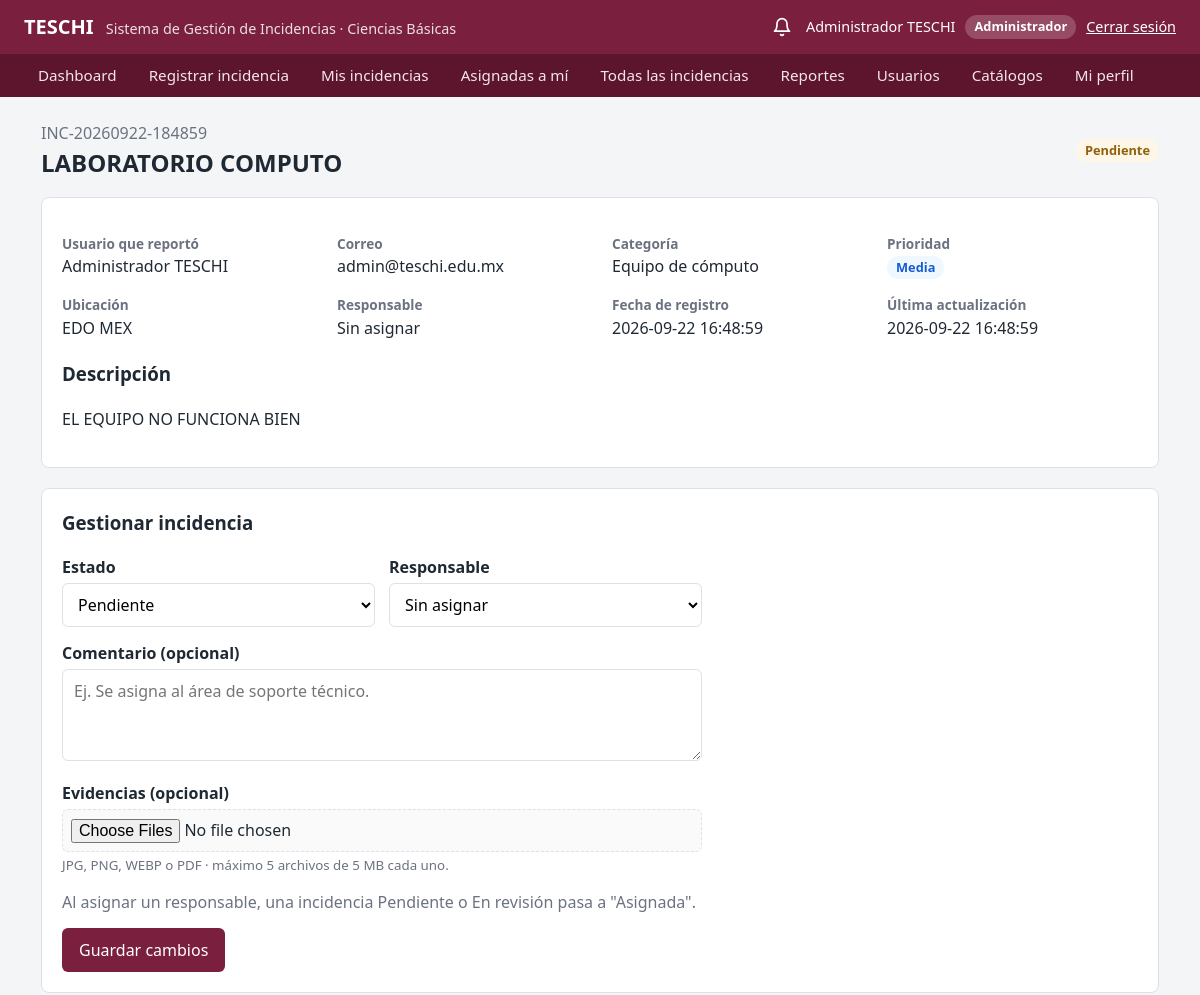
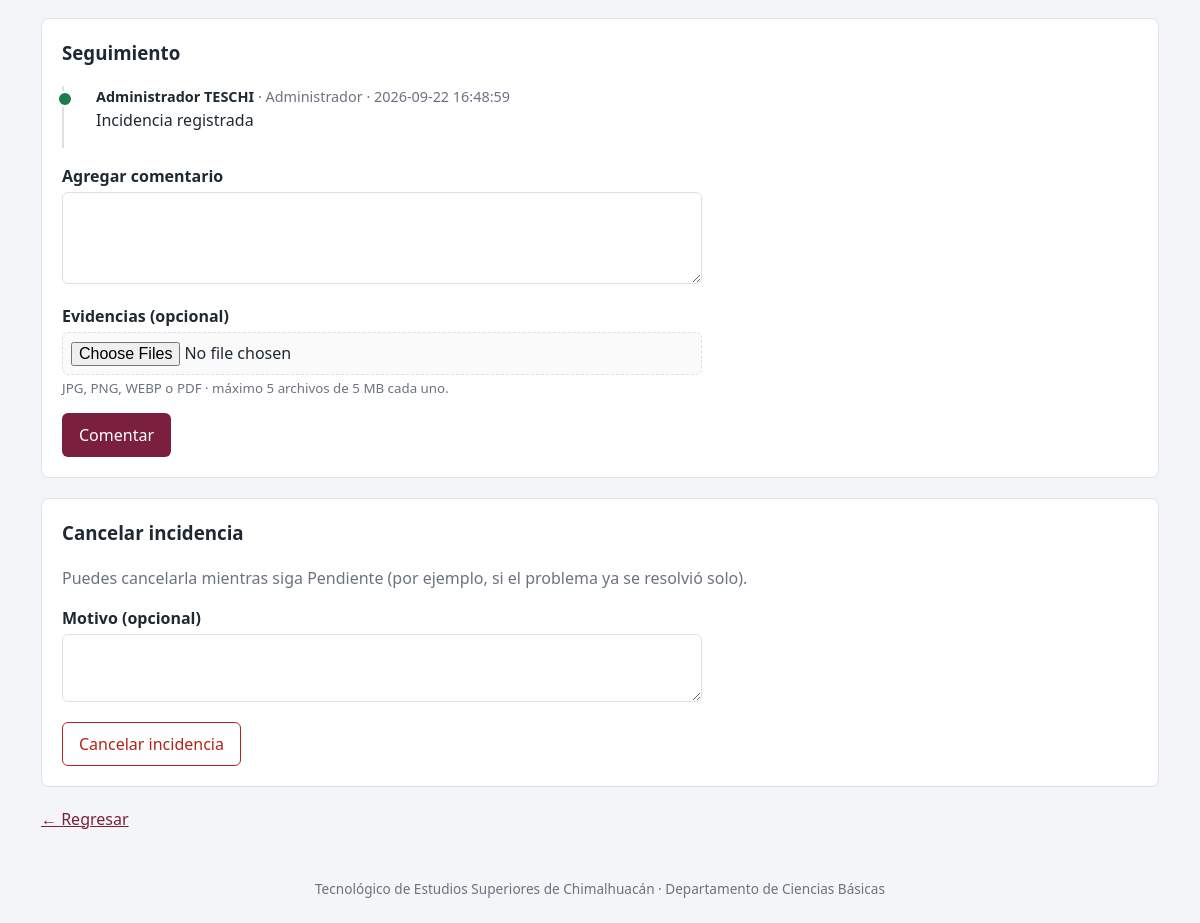
The app's page /detalle_incidencia.php?id=2 (signed in) with its own data (2 pictures, top to bottom).
### tables this page shows
CREATE TABLE `incidencias` (
  `id` int(11) NOT NULL,
  `folio` varchar(30) NOT NULL,
  `usuario_id` int(11) NOT NULL,
  `categoria_id` int(11) NOT NULL,
  `prioridad_id` int(11) NOT NULL,
  `estado_id` int(11) NOT NULL,
  `titulo` varchar(200) NOT NULL,
  `descripcion` text NOT NULL,
  `ubicacion` varchar(200) DEFAULT NULL,
  `responsable_id` int(11) DEFAULT NULL,
  `fecha_registro` timestamp NOT NULL DEFAULT current_timestamp(),
  `fecha_actualizacion` timestamp NOT NULL DEFAULT current_timestamp() ON UPDATE current_timestamp(),
  `fecha_cierre` datetime DEFAULT NULL
);

CREATE TABLE `estados_incidencia` (
  `id` int(11) NOT NULL,
  `nombre` varchar(50) NOT NULL,
  `descripcion` varchar(255) DEFAULT NULL
);

CREATE TABLE `usuarios` (
  `id` int(11) NOT NULL,
  `matricula` varchar(30) DEFAULT NULL,
  `nombre` varchar(100) NOT NULL,
  `apellido_paterno` varchar(100) DEFAULT NULL,
  `apellido_materno` varchar(100) DEFAULT NULL,
  `correo` varchar(150) NOT NULL,
  `password` varchar(255) NOT NULL,
  `rol_id` int(11) NOT NULL,
  `departamento` varchar(150) DEFAULT NULL,
  `telefono` varchar(20) DEFAULT NULL,
  `activo` tinyint(1) DEFAULT 1,
  `fecha_registro` timestamp NOT NULL DEFAULT current_timestamp()
);

CREATE TABLE `categorias` (
  `id` int(11) NOT NULL,
  `nombre` varchar(100) NOT NULL,
  `descripcion` varchar(255) DEFAULT NULL,
  `activo` tinyint(1) DEFAULT 1
);

CREATE TABLE `prioridades` (
  `id` int(11) NOT NULL,
  `nombre` varchar(50) NOT NULL,
  `nivel` int(11) NOT NULL,
  `activo` tinyint(1) NOT NULL DEFAULT 1
);

### app/models/Incidencia.php (called while the page is built, shortened)
<?php
class Incidencia
{
    private $conn;
    public function __construct($db)
    {
        $this->conn = $db;
    }
    public function buscarPorId($id)
    {
        $sql = "
            SELECT
                i.*,
                u.nombre,
                u.apellido_paterno,
                u.apellido_materno,
                u.correo,
                CONCAT(r.nombre, ' ', COALESCE(r.apellido_paterno, '')) AS responsable,
                c.nombre AS categoria,
                p.nombre AS prioridad,
                e.nombre AS estado
            FROM incidencias i
            INNER JOIN usuarios u
                ON i.usuario_id = u.id
            LEFT JOIN usuarios r
                ON i.responsable_id = r.id
            INNER JOIN categorias c
                ON i.categoria_id = c.id
            INNER JOIN prioridades p
                ON i.prioridad_id = p.id
            INNER JOIN estados_incidencia e
                ON i.estado_id = e.id
            WHERE i.id = ?
            LIMIT 1
        ";
        $stmt = $this->conn->prepare($sql);
        $stmt->execute([$id]);
        return $stmt->fetch(PDO::FETCH_ASSOC);
    }
    public function obtenerEstados()
    {
        return $this->conn->query("
            SELECT id, nombre
            FROM estados_incidencia
            ORDER BY id
        ")->fetchAll(PDO::FETCH_KEY_PAIR);
    }
    public function obtenerSeguimiento($incidencia_id)
    {
        $sql = "
            SELECT
                'historial' AS tipo,
                h.accion,
                h.descripcion AS texto,
                h.fecha,
                h.id,
                CONCAT(u.nombre, ' ', COALESCE(u.apellido_paterno, '')) AS usuario,
                r.nombre AS rol
            FROM historial_incidencias h
            INNER JOIN usuarios u ON h.usuario_id = u.id
            INNER JOIN roles r ON u.rol_id = r.id
            WHERE h.incidencia_id = ?
            UNION ALL
            SELECT
                'comentario' AS tipo,
                NULL AS accion,
                c.comentario AS texto,
                c.fecha,
                c.id,
                CONCAT(u.nombre, ' ', COALESCE(u.apellido_paterno, '')) AS usuario,
                r.nombre AS rol
            FROM comentarios_incidencia c
            INNER JOIN usuarios u ON c.usuario_id = u.id
            INNER JOIN roles r ON u.rol_id = r.id
            WHERE c.incidencia_id = ?
            ORDER BY fecha, tipo DESC, id
        ";
        $stmt = $this->conn->prepare($sql);
        $stmt->execute([$incidencia_id, $incidencia_id]);
        return $stmt->fetchAll(PDO::FETCH_ASSOC);
    }
}

### app/helpers/auth.php (called while the page is built, shortened)
<?php
function tieneRol(...$roles)
{
    return isset($_SESSION["rol"]) && in_array($_SESSION["rol"], $roles, true);
}
function esGestor()
{
    return tieneRol("Administrador", "Coordinador");
}
function e($valor)
{
    return htmlspecialchars((string) ($valor ?? ""), ENT_QUOTES, "UTF-8");
}
function claseEstado($estado)
{
    $clases = [
        "Pendiente" => "badge-pendiente",
        "En revisión" => "badge-revision",
        "Asignada" => "badge-asignada",
        "En proceso" => "badge-proceso",
        "Resuelta" => "badge-resuelta",
        "Cerrada" => "badge-cerrada",
        "Cancelada" => "badge-cancelada"
    ];
    return $clases[$estado] ?? "";
}
function clasePrioridad($prioridad)
{
    $clases = [
        "Baja" => "badge-baja",
        "Media" => "badge-media",
        "Alta" => "badge-alta",
        "Crítica" => "badge-critica"
    ];
    return $clases[$prioridad] ?? "";
}

### public/detalle_incidencia.php (the view, shortened to what this page needs)
<?php
require_once "../app/helpers/auth.php";
require_once "../app/models/Incidencia.php";
require_once "../app/helpers/evidencias.php";
$id = $_GET["id"] ?? "";
try {
    $database = new Database();
    $conn = $database->conectar();
    $incidenciaModel = new Incidencia($conn);
    $evidenciaModel = new Evidencia($conn);
    $incidencia = $incidenciaModel->buscarPorId($id);
} catch (PDOException $e) {
    die("Error en la base de datos: " . $e->getMessage());
}
$usuario_id = (int) $_SESSION["usuario_id"];
$esDueno = $incidencia && (int) $incidencia["usuario_id"] === $usuario_id;
$estados = $incidenciaModel->obtenerEstados();
$bloqueada = in_array($incidencia["estado"], Incidencia::ESTADOS_BLOQUEADOS, true);
$puedeComentar = !$bloqueada;
$puedeCancelar = $esDueno && $incidencia["estado"] === "Pendiente";
$puedeEliminarEvidencia = function ($evidencia) use ($usuario_id, $bloqueada) {
    return esGestor() || (!$bloqueada && (int) $evidencia["usuario_id"] === $usuario_id);
};
$seguimiento = $incidenciaModel->obtenerSeguimiento($incidencia["id"]);
$evidencias = $evidenciaModel->listarPorIncidencia($incidencia["id"]);
require_once "../app/views/layouts/header.php";
?>
<div class="encabezado-pagina">
    <div>
        <span class="texto-suave"><?= e($incidencia["folio"]) ?></span>
        <h1><?= e($incidencia["titulo"]) ?></h1>
    </div>
    <span class="badge <?= claseEstado($incidencia["estado"]) ?>">
        <?= e($incidencia["estado"]) ?>
    </span>
</div>
<section class="tarjeta">
    <dl class="detalle-grid">
        <div>
            <dt>Usuario que reportó</dt>
            <dd>
                <?= e(trim(
                    $incidencia["nombre"] . " " .
                    $incidencia["apellido_paterno"] . " " .
                    $incidencia["apellido_materno"]
                )) ?>
            </dd>
        </div>
        <div>
            <dt>Correo</dt>
            <dd><?= e($incidencia["correo"]) ?></dd>
        </div>
        <div>
            <dt>Categoría</dt>
            <dd><?= e($incidencia["categoria"]) ?></dd>
        </div>
        <div>
            <dt>Prioridad</dt>
            <dd>
                <span class="badge <?= clasePrioridad($incidencia["prioridad"]) ?>">
                    <?= e($incidencia["prioridad"]) ?>
                </span>
            </dd>
        </div>
        <div>
            <dt>Ubicación</dt>
            <dd><?= e($incidencia["ubicacion"] ?: "No especificada") ?></dd>
        </div>
        <div>
            <dt>Responsable</dt>
            <dd><?= e($incidencia["responsable"] ?: "Sin asignar") ?></dd>
        </div>
        <div>
            <dt>Fecha de registro</dt>
            <dd><?= e($incidencia["fecha_registro"]) ?></dd>
        </div>
        <div>
            <dt>Última actualización</dt>
            <dd><?= e($incidencia["fecha_actualizacion"]) ?></dd>
        </div>
    </dl>
    <h3>Descripción</h3>
    <p><?= nl2br(e($incidencia["descripcion"])) ?></p>
</section>
<?php if (esGestor()): ?>
    <section class="tarjeta">
        <h3>Gestionar incidencia</h3>
        <form method="POST" class="formulario" enctype="multipart/form-data">
            <div class="formulario-2col">
                <div>
                    <label for="estado_id">Estado</label>
                    <select name="estado_id" id="estado_id" required>
                        <?php foreach ($estados as $estadoId => $nombre): ?>
                            <option
                                value="<?= $estadoId ?>"
                                <?= (int) $estadoId === (int) $incidencia["estado_id"] ? "selected" : "" ?>
                            >
                                <?= e($nombre) ?>
                            </option>
                        <?php endforeach; ?>
                    </select>
                </div>
                <div>
                    <label for="responsable_id">Responsable</label>
                    <select name="responsable_id" id="responsable_id">
                        <option value="">Sin asignar</option>
                    </select>
                </div>
            </div>
            <div>
                <label for="comentario_gestion">Comentario (opcional)</label>
                <textarea
                    id="comentario_gestion"
                    name="comentario"
                    rows="3"
                    maxlength="2000"
                    placeholder="Ej. Se asigna al área de soporte técnico."
                ></textarea>
            </div>
            <?= campoEvidencias("evidencias_gestion") ?>
            <p class="texto-suave" style="margin: 0">
                Al asignar un responsable, una incidencia Pendiente o En revisión pasa a "Asignada".
            </p>
            <div class="acciones">
                <button type="submit" class="btn btn-primary">Guardar cambios</button>
            </div>
        </form>
    </section>
<?php endif; ?>
<section class="tarjeta">
    <h3>Seguimiento</h3>
    <?php if (empty($seguimiento)): ?>
        <p class="texto-suave">Aún no hay movimientos.</p>
    <?php else: ?>
        <ol class="timeline">
            <?php foreach ($seguimiento as $evento): ?>
                <li class="evento evento-<?= e($evento["tipo"] === "comentario" ? "comentario" : $evento["accion"]) ?>">
                    <div class="evento-cabecera">
                        <strong><?= e($evento["usuario"]) ?></strong>
                        <span class="texto-suave">· <?= e($evento["rol"]) ?> · <?= e($evento["fecha"]) ?></span>
                    </div>
                    <?php if ($evento["tipo"] === "comentario"): ?>
                        <?php if ($evento["texto"] !== ""): ?>
                            <div class="evento-comentario-texto"><?= nl2br(e($evento["texto"])) ?></div>
                        <?php endif; ?>
                        <?= listaEvidencias($evidencias["comentarios"][$evento["id"]] ?? [], $puedeEliminarEvidencia) ?>
                    <?php else: ?>
                        <div><?= e($evento["texto"]) ?></div>
                    <?php endif; ?>
                </li>
            <?php endforeach; ?>
        </ol>
    <?php endif; ?>
    <?php if ($puedeComentar): ?>
        <form method="POST" class="formulario" style="margin-top: 16px" enctype="multipart/form-data">
            <div>
                <label for="comentario">Agregar comentario</label>
                <textarea id="comentario" name="comentario" rows="3" maxlength="2000"></textarea>
            </div>
            <?= campoEvidencias("evidencias_comentario") ?>
            <div class="acciones">
                <button type="submit" class="btn btn-primary">Comentar</button>
            </div>
        </form>
    <?php else: ?>
        <p class="texto-suave">La incidencia está <?= e(mb_strtolower($incidencia["estado"])) ?> y ya no admite comentarios.</p>
    <?php endif; ?>
</section>
<?php if ($puedeCancelar): ?>
    <section class="tarjeta">
        <h3>Cancelar incidencia</h3>
        <p class="texto-suave">Puedes cancelarla mientras siga Pendiente (por ejemplo, si el problema ya se resolvió solo).</p>
        <form
            method="POST"
            class="formulario"
            data-confirmar="¿Seguro que deseas cancelar esta incidencia?"
        >
            <div>
                <label for="motivo">Motivo (opcional)</label>
                <textarea id="motivo" name="comentario" rows="2" maxlength="2000"></textarea>
            </div>
            <div class="acciones">
                <button type="submit" class="btn btn-peligro">Cancelar incidencia</button>
            </div>
        </form>
    </section>
<?php endif; ?>
<a href="<?= esGestor() ? "todas_incidencias.php" : ($esDueno ? "mis_incidencias.php" : "asignadas.php") ?>">
    ← Regresar
</a>
<?php require_once "../app/views/layouts/footer.php"; ?>

### public/css/style.css (style rules this page uses)
:root { --color-primario: #7a1f3d; --color-primario-oscuro: #5c152d; --color-fondo: #f4f5f7; --color-tarjeta: #ffffff; --color-texto: #1f2933; --color-suave: #6b7280; --color-borde: #dde1e6; --color-exito: #1e7b4d; --color-error: #b42318; --radio: 8px; }
* { box-sizing: border-box; }
body { margin: 0; font-family: "Segoe UI", Roboto, Arial, sans-serif; background: var(--color-fondo); color: var(--color-texto); line-height: 1.5; }
a { color: var(--color-primario); }
.tarjeta { background: var(--color-tarjeta); border: 1px solid var(--color-borde); border-radius: var(--radio); padding: 20px; margin-bottom: 20px; }
.tarjeta h2, .tarjeta h3 { margin-top: 0; }
.encabezado-pagina { display: flex; flex-wrap: wrap; justify-content: space-between; align-items: center; gap: 12px; margin-bottom: 16px; }
.encabezado-pagina h1 { margin: 0; font-size: 1.5rem; }
.texto-suave { color: var(--color-suave); }
.detalle-grid { display: grid; grid-template-columns: repeat(auto-fit, minmax(220px, 1fr)); gap: 12px 24px; }
.detalle-grid dt { font-weight: 600; color: var(--color-suave); font-size: 0.85rem; }
.detalle-grid dd { margin: 0 0 4px; }
.formulario { display: grid; gap: 14px; max-width: 640px; }
.formulario-2col { display: grid; grid-template-columns: repeat(auto-fit, minmax(240px, 1fr)); gap: 14px; }
label { display: block; font-weight: 600; margin-bottom: 4px; }
input[type="text"], input[type="email"], input[type="password"], input[type="tel"], input[type="search"], input[type="date"], input[type="number"], select, textarea { width: 100%; padding: 9px 11px; border: 1px solid var(--color-borde); border-radius: 6px; font: inherit; background: #fff; }
.btn { display: inline-block; padding: 9px 16px; border: 1px solid transparent; border-radius: 6px; font: inherit; cursor: pointer; text-decoration: none; text-align: center; }
.btn-primary { background: var(--color-primario); color: #fff; }
.btn-peligro { background: #fff; border-color: var(--color-error); color: var(--color-error); }
.acciones { display: flex; flex-wrap: wrap; gap: 8px; }
.badge { display: inline-block; padding: 2px 9px; border-radius: 999px; font-size: 0.8rem; font-weight: 600; background: #eef0f3; color: #374151; white-space: nowrap; }
.badge-pendiente { background: #fef6e7; color: #93600b; }
.badge-media { background: #eff8ff; color: #175cd3; }
.timeline { list-style: none; margin: 0; padding: 0 0 0 18px; border-left: 2px solid var(--color-borde); }
.evento { position: relative; padding: 0 0 16px 14px; }
.evento::before { content: ""; position: absolute; left: -25px; top: 5px; width: 12px; height: 12px; border-radius: 50%; background: var(--color-suave); border: 2px solid var(--color-tarjeta); }
.evento-registro::before { background: var(--color-exito); }
.evento-cabecera { font-size: 0.9rem; }

### records on screen
incidencias: folio "INC-20260922-184859", titulo "LABORATORIO COMPUTO", estado.nombre "Pendiente", usuario.apellido_materno "Administrador TESCHI", usuario.correo "admin@teschi.edu.mx", categoria.nombre "Equipo de cómputo", prioridad.nombre "Media", ubicacion "EDO MEX", fecha_registro "2026-09-22 16:48:59", fecha_actualizacion "2026-09-22 16:48:59", descripcion "EL EQUIPO NO FUNCIONA BIEN", estado_id "Pendiente"

### other values on screen
$_SESSION["nombre"] . " " . ($_SESSION["apellido_paterno"] ?? "") "Administrador TESCHI"
$_SESSION["rol"] "Administrador"
$texto "Dashboard"
$texto "Registrar incidencia"
$texto "Mis incidencias"
$texto "Asignadas a mí"
$texto "Todas las incidencias"
$texto "Reportes"
$texto "Usuarios"
$texto "Catálogos"
$texto "Mi perfil"
$incidencia["responsable"] ?: "Sin asignar" "Sin asignar"
Evidencia::MAX_ARCHIVOS "5 5"
Evidencia::formatearTamano(Evidencia::MAX_BYTES) "5 MB 5 MB"
$evento["usuario"] "Administrador TESCHI"
